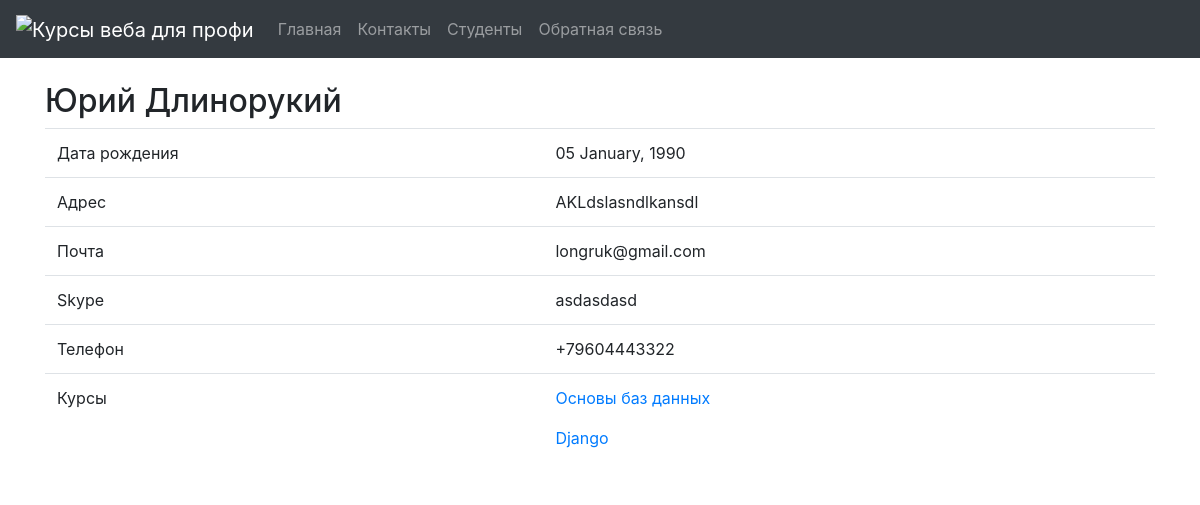
/students/2/, run on the app's committed database.
### students/models.py (models this page shows, shortened)
class Student(models.Model):
    name = models.CharField(max_length=20)
    surname = models.CharField(max_length=20)
    date_of_birth = models.DateField()
    email = models.EmailField()
    phone = models.CharField(max_length=12)
    address = models.CharField(max_length=70)
    skype = models.CharField(max_length=30)
    courses = models.ManyToManyField(Course)

### courses/models.py (models this page shows, shortened)
class Course(models.Model):
    name = models.CharField(max_length=40)
    short_description = models.CharField(max_length=100)
    description = models.TextField()
    coach = models.ForeignKey(Coach, on_delete=models.CASCADE, related_name='coach_courses',
                              related_query_name='coach_course', blank=True, null=True)
    assistant = models.ForeignKey(Coach, on_delete=models.CASCADE, related_name='assistant_courses',
                              related_query_name='assistant_course', blank=True, null=True)

### students/views.py (the view)
# urls.py: path('<int:pk>/', views.StudentDetailView.as_view(), name='detail'),
class StudentDetailView(generic.DetailView):
    template_name = 'students/detail.html'
    model = Student

### templates/students/detail.html (shortened to what this page needs)
{% extends "base.html" %}
{% block body %}
    <div class="container">
        <h2>{{ student.name }} {{ student.surname }}</h2>
        <table class="table">
            <tbody>
                <tr>
                  <td>Дата рождения</td>
                  <td>{{ student.date_of_birth|date:"d F, Y" }}</td>
                </tr>
                <tr>
                  <td>Адрес</td>
                  <td>{{ student.address }}</td>
                </tr>
                <tr>
                  <td>Почта</td>
                  <td>{{ student.email }}</td>
                </tr>
                <tr>
                  <td>Skype</td>
                  <td>{{ student.skype }}</td>
                </tr>
                <tr>
                  <td>Телефон</td>
                  <td>{{ student.phone }}</td>
                </tr>
                <tr>
                  <td>Курсы</td>
                  <td>
                      {% for course in student.courses.all %}
                          <p><a href="{% url 'courses:detail' course.id %}">{{  course.name  }}</a></p>
                      {% endfor %}
                  </td>
                </tr>
            </tbody>
        </table>
    </div>
{% endblock body%}

### data on the page
Student: name "Юрий", surname "Длинорукий", date_of_birth "05 January, 1990", address "AKLdslasndlkansdl", email "longruk@gmail.com", skype "asdasdasd", phone "+79604443322"
Course: name "Основы баз данных"
Course: name "Django"
